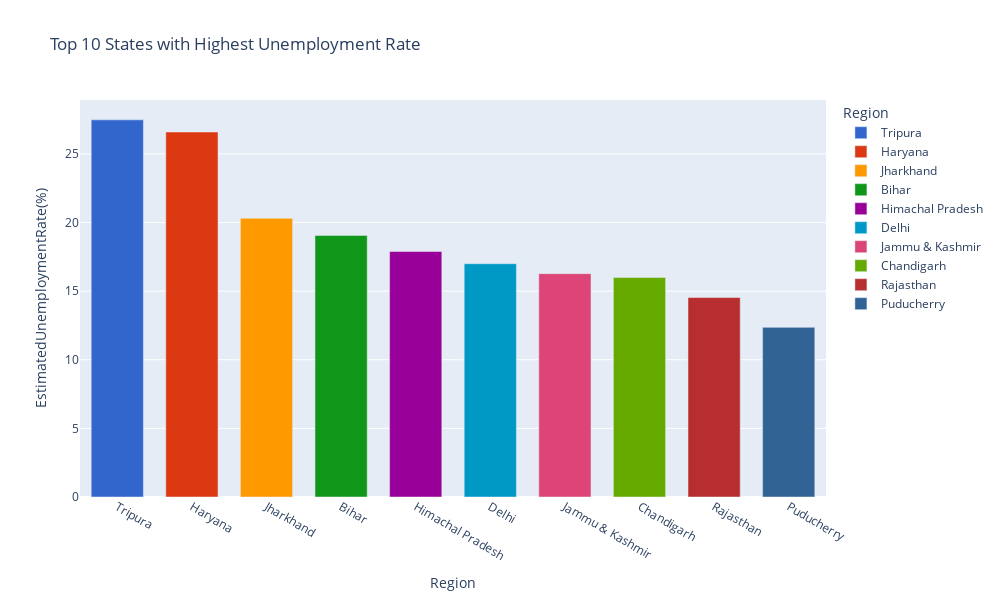

The code cell stored with this chart in its notebook:
### Code cell
# Top 10 States with Highest Unemployment Rate
top_states = df.groupby('Region')['EstimatedUnemploymentRate(%)'].mean().nlargest(10).reset_index()

fig = px.bar(top_states, x='Region', y='EstimatedUnemploymentRate(%)', color='Region',
              title='Top 10 States with Highest Unemployment Rate', color_discrete_sequence=px.colors.qualitative.G10)
fig.update_layout(width=1000, height=600, bargap=0.3)
fig.show()

### Figure 1 — Plotly figure (JSON) as saved in the notebook; plotly's stock layout.template omitted (floating-point values rounded to 4 significant figures)
{"data": [{"hovertemplate": "Region=%{x}<br>EstimatedUnemploymentRate(%)=%{y}<extra></extra>", "legendgroup": "Tripura", "marker": {"color": "#3366CC", "pattern": {"shape": ""}}, "name": "Tripura", "orientation": "v", "showlegend": true, "textposition": "auto", "type": "bar", "x": ["Tripura"], "xaxis": "x", "y": [27.48], "yaxis": "y"}, {"hovertemplate": "Region=%{x}<br>EstimatedUnemploymentRate(%)=%{y}<extra></extra>", "legendgroup": "Haryana", "marker": {"color": "#DC3912", "pattern": {"shape": ""}}, "name": "Haryana", "orientation": "v", "showlegend": true, "textposition": "auto", "type": "bar", "x": ["Haryana"], "xaxis": "x", "y": [26.6], "yaxis": "y"}, {"hovertemplate": "Region=%{x}<br>EstimatedUnemploymentRate(%)=%{y}<extra></extra>", "legendgroup": "Jharkhand", "marker": {"color": "#FF9900", "pattern": {"shape": ""}}, "name": "Jharkhand", "orientation": "v", "showlegend": true, "textposition": "auto", "type": "bar", "x": ["Jharkhand"], "xaxis": "x", "y": [20.31], "yaxis": "y"}, {"hovertemplate": "Region=%{x}<br>EstimatedUnemploymentRate(%)=%{y}<extra></extra>", "legendgroup": "Bihar", "marker": {"color": "#109618", "pattern": {"shape": ""}}, "name": "Bihar", "orientation": "v", "showlegend": true, "textposition": "auto", "type": "bar", "x": ["Bihar"], "xaxis": "x", "y": [19.06], "yaxis": "y"}, {"hovertemplate": "Region=%{x}<br>EstimatedUnemploymentRate(%)=%{y}<extra></extra>", "legendgroup": "Himachal Pradesh", "marker": {"color": "#990099", "pattern": {"shape": ""}}, "name": "Himachal Pradesh", "orientation": "v", "showlegend": true, "textposition": "auto", "type": "bar", "x": ["Himachal Pradesh"], "xaxis": "x", "y": [17.89], "yaxis": "y"}, {"hovertemplate": "Region=%{x}<br>EstimatedUnemploymentRate(%)=%{y}<extra></extra>", "legendgroup": "Delhi", "marker": {"color": "#0099C6", "pattern": {"shape": ""}}, "name": "Delhi", "orientation": "v", "showlegend": true, "textposition": "auto", "type": "bar", "x": ["Delhi"], "xaxis": "x", "y": [17.0], "yaxis": "y"}, {"hovertemplate": "Region=%{x}<br>EstimatedUnemploymentRate(%)=%{y}<extra></extra>", "legendgroup": "Jammu & Kashmir", "marker": {"color": "#DD4477", "pattern": {"shape": ""}}, "name": "Jammu & Kashmir", "orientation": "v", "showlegend": true, "textposition": "auto", "type": "bar", "x": ["Jammu & Kashmir"], "xaxis": "x", "y": [16.28], "yaxis": "y"}, {"hovertemplate": "Region=%{x}<br>EstimatedUnemploymentRate(%)=%{y}<extra></extra>", "legendgroup": "Chandigarh", "marker": {"color": "#66AA00", "pattern": {"shape": ""}}, "name": "Chandigarh", "orientation": "v", "showlegend": true, "textposition": "auto", "type": "bar", "x": ["Chandigarh"], "xaxis": "x", "y": [15.99], "yaxis": "y"}, {"hovertemplate": "Region=%{x}<br>EstimatedUnemploymentRate(%)=%{y}<extra></extra>", "legendgroup": "Rajasthan", "marker": {"color": "#B82E2E", "pattern": {"shape": ""}}, "name": "Rajasthan", "orientation": "v", "showlegend": true, "textposition": "auto", "type": "bar", "x": ["Rajasthan"], "xaxis": "x", "y": [14.53], "yaxis": "y"}, {"hovertemplate": "Region=%{x}<br>EstimatedUnemploymentRate(%)=%{y}<extra></extra>", "legendgroup": "Puducherry", "marker": {"color": "#316395", "pattern": {"shape": ""}}, "name": "Puducherry", "orientation": "v", "showlegend": true, "textposition": "auto", "type": "bar", "x": ["Puducherry"], "xaxis": "x", "y": [12.36], "yaxis": "y"}], "layout": {"bargap": 0.3, "barmode": "relative", "height": 600, "legend": {"title": {"text": "Region"}, "tracegroupgap": 0}, "title": {"text": "Top 10 States with Highest Unemployment Rate"}, "width": 1000, "xaxis": {"anchor": "y", "categoryarray": ["Tripura", "Haryana", "Jharkhand", "Bihar", "Himachal Pradesh", "Delhi", "Jammu & Kashmir", "Chandigarh", "Rajasthan", "Puducherry"], "categoryorder": "array", "domain": [0, 1], "title": {"text": "Region"}}, "yaxis": {"anchor": "x", "domain": [0, 1], "title": {"text": "EstimatedUnemploymentRate(%)"}}}}
